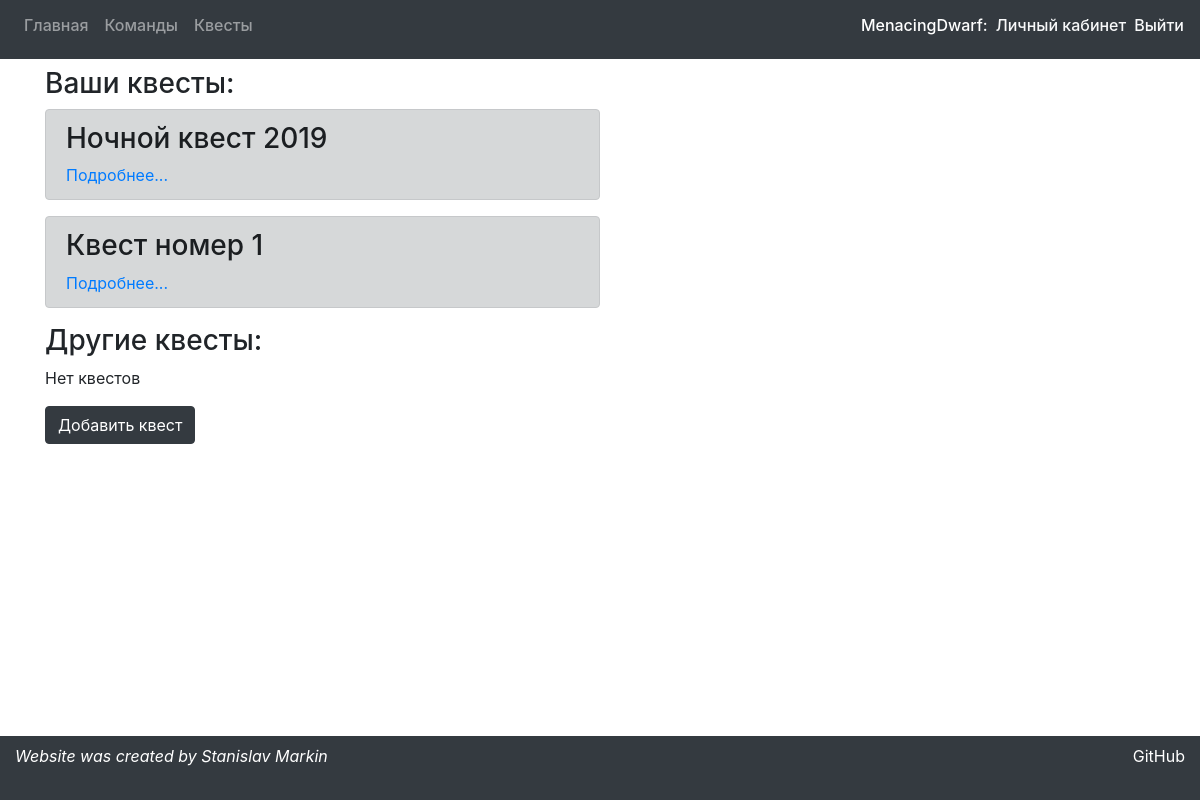
Page /quests (signed in) on the earlier database version.
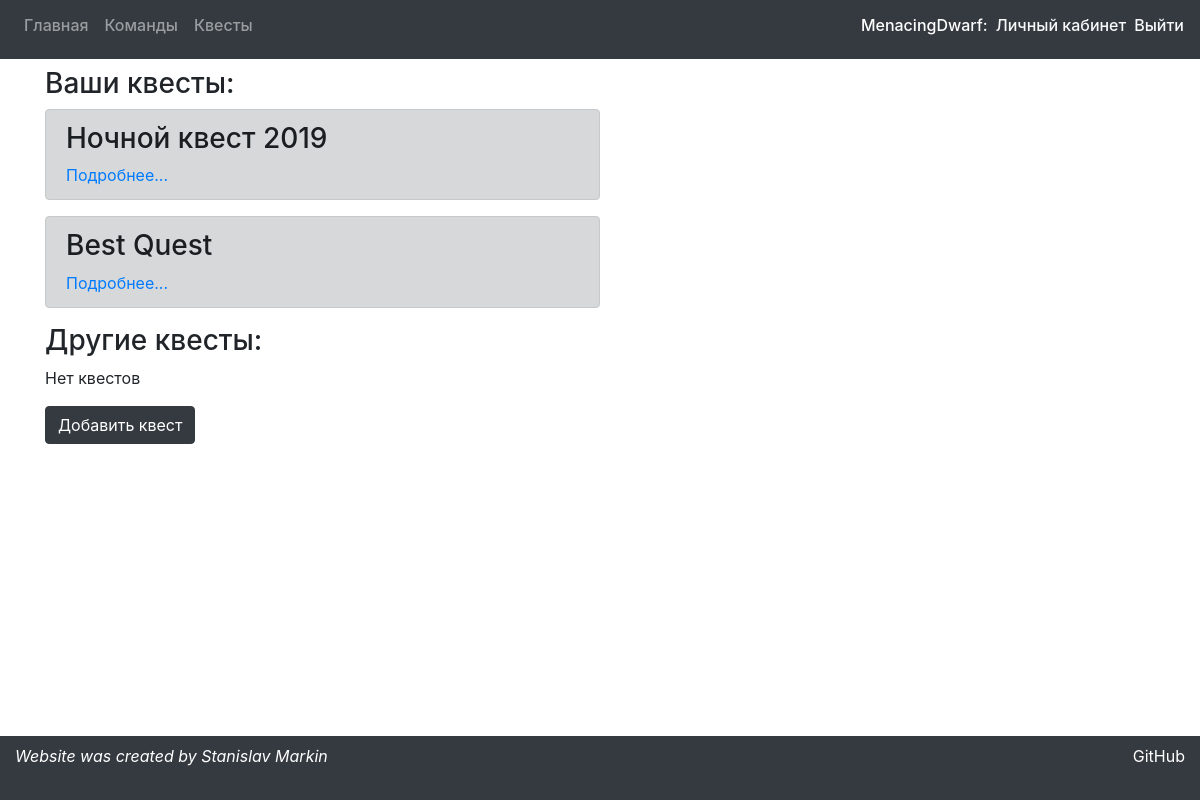
Same page on the later database version.
### preparationApp/models.py (models this page shows, shortened)
class Quest(models.Model):
    title = models.CharField(max_length=30)
    start_date = models.DateTimeField()
    description = models.TextField()
    owner = models.ForeignKey(User, models.CASCADE)

### preparationApp/views.py (the view)
# urls.py: path('quests', views.quests, name='quests'),
def quests(request):
    your_quests = list(filter(lambda q: get_user(request.user.username) == q.owner,
                              models.Quest.objects.all()))
    other_quests = list(filter(lambda q: get_user(request.user.username) != q.owner,
                              models.Quest.objects.all()))
    return render(request, 'preparationApp/questsPage.html',
                  {'your_quests': your_quests, 'other_quests': other_quests})

### preparationApp/views.py (called while the page is built)
def get_user(name):
    return User.objects.get(username=name)

### preparationApp/templates/preparationApp/questsPage.html (shortened to what this page needs)
{% extends 'preparationApp/mainWrapper.html' %}
{% block content %}
    <h3>Ваши квесты:</h3>
    {% if your_quests|length == 0 %}
        <p>Нет квестов</p>
    {% else %}
        {% for quest in your_quests %}
            <div class="alert alert-dark w-50">
                <h3>{{ quest.title }}</h3>
                <a href="quests/{{ quest.id }}">Подробнее...</a>
            </div>
        {% endfor %}
    {% endif %}
    <h3>Другие квесты:</h3>
    {% if other_quests|length == 0 %}
        <p>Нет квестов</p>
    {% endif %}
    <button type="button" id="gifsBtn" class="btn btn-dark mb-2"
            data-toggle="collapse" data-target="#quest">
        Добавить квест
    </button>
{% endblock %}

Differences in the rows shown:
changed Quest: title "Квест номер 1" → "Best Quest"
